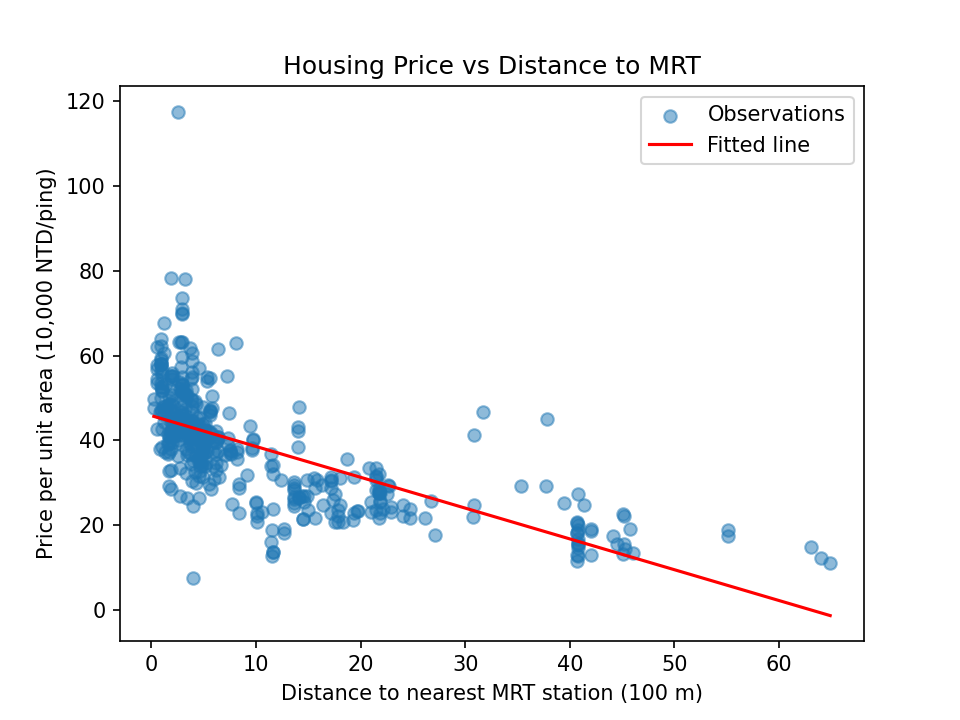

Here is the Python script that generated this plot:
import pandas as pd
import matplotlib.pyplot as plt
from sklearn.linear_model import LinearRegression

homes = pd.read_csv("real_estate.csv")
homes["distance_100m"] = homes["X3 distance to the nearest MRT station"] / 100

X = homes[["distance_100m"]]
y = homes["Y house price of unit area"]

# (a) Fit
model = LinearRegression()
model.fit(X, y)
print("Slope:", model.coef_[0])
print("Intercept:", model.intercept_)

# (b) Predict at 500 m
new_point = pd.DataFrame({"distance_100m": [5]})
print("Predicted price at 500 m:", model.predict(new_point)[0])

# (c) Plot
xs = pd.DataFrame({"distance_100m": [X["distance_100m"].min(), X["distance_100m"].max()]})
plt.scatter(X, y, alpha=0.5, label="Observations")
plt.plot(xs, model.predict(xs), color="red", label="Fitted line")
plt.xlabel("Distance to nearest MRT station (100 m)")
plt.ylabel("Price per unit area (10,000 NTD/ping)")
plt.title("Housing Price vs Distance to MRT")
plt.legend()
plt.savefig("task1_housing.png", dpi=150)
plt.show()
